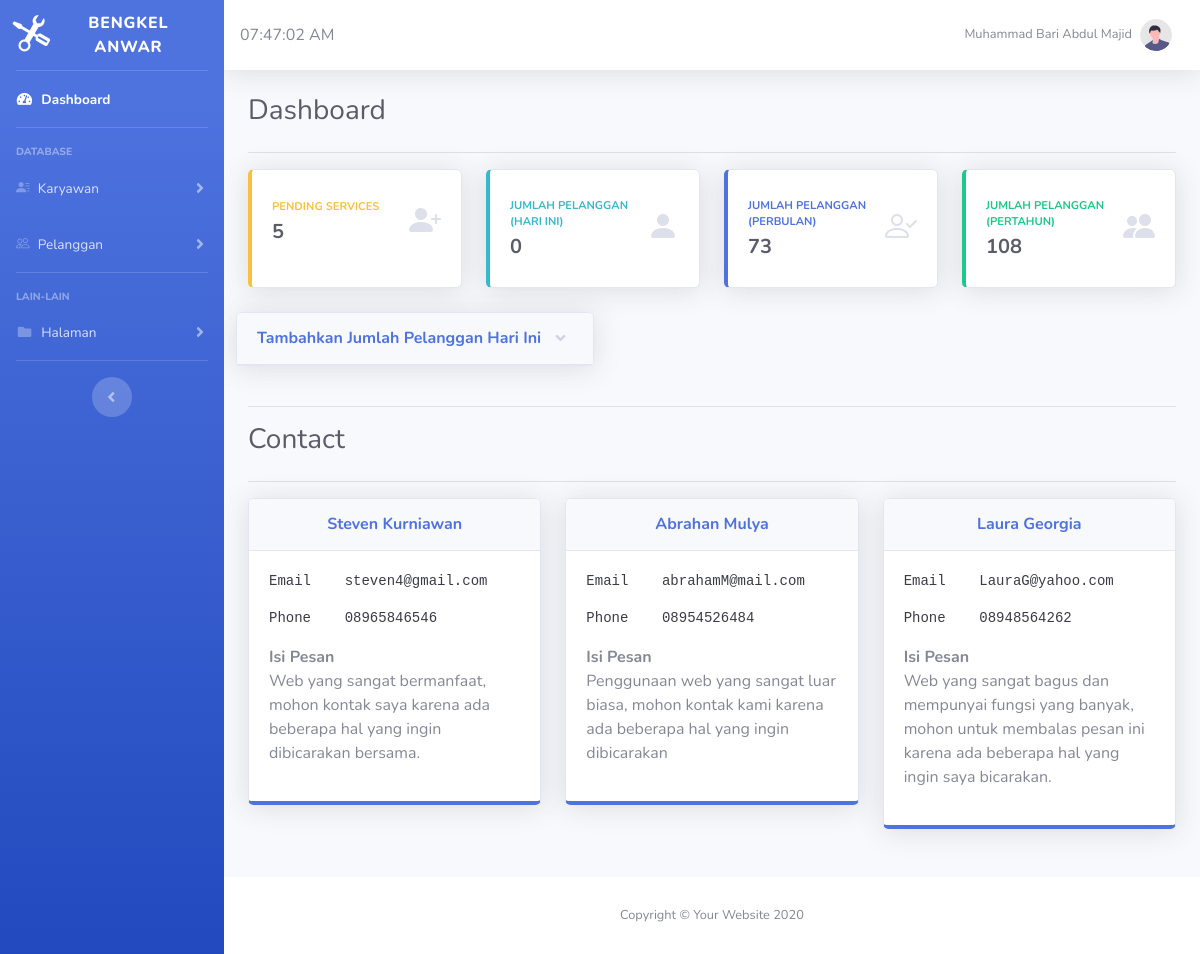
The app's page /index.php (signed in) with its own data.
### tables this page shows
CREATE TABLE `pending_services` (
  `no_tiket` varchar(10) NOT NULL,
  `nama_pelanggan` varchar(255) NOT NULL,
  `no_telp` varchar(50) NOT NULL,
  `alamat_pelanggan` varchar(500) NOT NULL,
  `email_pelanggan` varchar(255) NOT NULL,
  `jenis_services` varchar(255) NOT NULL,
  `tipe_motor` varchar(50) NOT NULL,
  `tanggal_pesanan` datetime NOT NULL,
  `status_pembayaran` int(2) NOT NULL
);

CREATE TABLE `komen` (
  `id` int(11) NOT NULL,
  `nama` varchar(500) NOT NULL,
  `email` varchar(500) NOT NULL,
  `no_telp` varchar(20) NOT NULL,
  `isi` text NOT NULL
);

### index.php (the view, shortened to what this page needs)
<?php
$bln = date("m");
$thn = date("Y");
?>
<!DOCTYPE html>
<html lang="en">
<head>
    <link rel="stylesheet" href="https://cdn.jsdelivr.net/npm/bootstrap-icons@1.4.1/font/bootstrap-icons.css">
    <link href="vendor/fontawesome-free/css/all.min.css" rel="stylesheet" type="text/css">
    <link href="css/sb-admin-2.min.css" rel="stylesheet">
</head>
<body id="page-top">
    <div id="wrapper">
        <ul class="navbar-nav bg-gradient-primary sidebar sidebar-dark accordion" id="accordionSidebar">
            <a class="sidebar-brand d-flex align-items-center justify-content-center" href="index.html">
                <div class="sidebar-brand-icon rotate-n-15">
                    <i class="bi bi-tools"></i>
                </div>
                <div class="sidebar-brand-text mx-3">Bengkel Anwar</div>
            </a>
            <hr class="sidebar-divider my-0">
            <li class="nav-item active">
                <a class="nav-link" href="index.php">
                    <i class="fas fa-fw fa-tachometer-alt"></i>
                    <span>Dashboard</span></a>
            </li>
            <hr class="sidebar-divider">
            <div class="sidebar-heading">
                Database
            </div>
            <li class="nav-item">
                <a class="nav-link collapsed" href="#" data-toggle="collapse" data-target="#collapseTwo"
                    aria-expanded="true" aria-controls="collapseTwo">
                    <i class="bi bi-person-lines-fill"></i>
                    <span>Karyawan</span>
                </a>
            </li>
            <li class="nav-item">
                <a class="nav-link collapsed" href="#" data-toggle="collapse" data-target="#collapseUtilities"
                    aria-expanded="true" aria-controls="collapseUtilities">
                    <i class="bi bi-people"></i>
                    <span>Pelanggan</span>
                </a>
            </li>
             <hr class="sidebar-divider">
             <div class="sidebar-heading">
                 Lain-lain
             </div>
                <li class="nav-item">
                    <a class="nav-link collapsed" href="#" data-toggle="collapse" data-target="#collapsePages"
                        aria-expanded="true" aria-controls="collapsePages">
                        <i class="fas fa-fw fa-folder"></i>
                        <span>Halaman</span>
                    </a>
                </li>
            <hr class="sidebar-divider d-none d-md-block">
            <div class="text-center d-none d-md-inline">
                <button class="rounded-circle border-0" id="sidebarToggle"></button>
            </div>
        </ul>
        <div id="content-wrapper" class="d-flex flex-column">
            <div id="content">
                <nav class="navbar navbar-expand navbar-light bg-white topbar mb-4 static-top shadow">
                    <div id="clock"></div>
                    <ul class="navbar-nav ml-auto">
                        <li class="nav-item dropdown no-arrow">
                            <a class="nav-link dropdown-toggle" href="#" id="userDropdown" role="button"
                                data-toggle="dropdown" aria-haspopup="true" aria-expanded="false">
                                <span class="mr-2 d-none d-lg-inline text-gray-600 small">
                                <?php
                                $nama = $_SESSION["nama"];
                                echo "$nama";?></span>
                                <img class="img-profile rounded-circle"
                                    src="img/undraw_profile.svg">
                            </a>
                        </li>
                    </ul>
                </nav>
                <div class="container-fluid">
                    <div class="d-sm-flex align-items-center justify-content-between mb-4">
                        <h1 class="h3 mb-0 text-gray-800">Dashboard</h1>
                    </div>
                    <hr>
                    <div class="row">
                        <?php
                        include 'koneksi1.php';
                        $query = mysqli_query($koneksi,"SELECT @no:=@no+1 nomor,no_telp,nama_pelanggan,
                        alamat_pelanggan,email_pelanggan,jenis_services,tipe_motor,tanggal_pesanan, status_pembayaran
                        FROM pending_services,(SELECT @no:=0)AS no ORDER BY nomor DESC LIMIT 1")or die(mysqli_error($koneksi));
                        while($data =mysqli_fetch_array($query))
                        {?>
                        <div class="col-xl-3 col-md-6 mb-4">
                            <div class="card border-left-warning shadow h-100 py-2">
                                <div class="card-body">
                                    <div class="row no-gutters align-items-center">
                                        <div class="col mr-2">
                                            <div class="text-xs font-weight-bold text-warning text-uppercase mb-1">
                                                Pending Services</div>
                                            <div class="h5 mb-0 font-weight-bold text-gray-800"><?php echo $data['nomor']?></div>
                                        </div>
                                        <div class="col-auto">
                                            <a href="pendingpelanggan.php">
                                                <i class="bi bi-person-plus-fill fa-2x text-gray-300"></i></a>
                                        </div>
                                        <?php } ?>
                                    </div>
                                </div>
                            </div>
                        </div>
                        <?php
                        include 'koneksi1.php';
                        $query = mysqli_query($koneksi,"SELECT SUM(IF (tanggal = DATE(NOW()), pelanggan, 0))
                        AS hari FROM jumlah_pelanggan")
                        or die(mysqli_error($koneksi));
                        while($data = mysqli_fetch_array($query)){
                            $jumlah=number_format($data['hari'],0,",",".");?>
                        <div class="col-xl-3 col-md-6 mb-4">
                            <div class="card border-left-info shadow h-100 py-2">
                                <div class="card-body">
                                    <div class="row no-gutters align-items-center">
                                        <div class="col mr-2">
                                            <div class="text-xs font-weight-bold text-info text-uppercase mb-1">
                                                Jumlah Pelanggan (Hari ini)</div>
                                            <div class="h5 mb-0 font-weight-bold text-gray-800"><?php echo $jumlah;?></div>
                                        </div>
                                        <div class="col-auto">
                                            <i class="bi bi-person-fill fa-2x text-gray-300"></i>
                                        </div>
                                    </div>
                                </div>
                            </div>
                        </div>
                        <?php } ?>
                        <?php
                        include 'koneksi1.php';
                        $query = mysqli_query($koneksi,"SELECT SUM(IF (month(tanggal) = '$bln', pelanggan, 0))
                        AS bulan FROM jumlah_pelanggan")
                        or die(mysqli_error($koneksi));
                        while($data = mysqli_fetch_array($query)){
                            $jumlah=number_format($data['bulan'],0,",",".");?>
                        <div class="col-xl-3 col-md-6 mb-4">
                            <div class="card border-left-primary shadow h-100 py-2">
                                <div class="card-body">
                                    <div class="row no-gutters align-items-center">
                                        <div class="col mr-2">
                                            <div class="text-xs font-weight-bold text-primary text-uppercase mb-1">
                                                Jumlah Pelanggan (Perbulan)</div>
                                            <div class="h5 mb-0 font-weight-bold text-gray-800"><?php echo $jumlah;?></div>
                                        </div>
                                        <div class="col-auto">
                                            <i class="bi bi-person-check fa-2x text-gray-300"></i>
                                        </div>
                                    </div>
                                </div>
                            </div>
                        </div>
                        <?php } ?>
                        <?php
                        include 'koneksi1.php';
                        $query = mysqli_query($koneksi,"SELECT SUM(IF (year(tanggal) = '$thn', pelanggan, 0))
                        AS tahun FROM jumlah_pelanggan")
                        or die(mysqli_error($koneksi));
                        while($data = mysqli_fetch_array($query)){
                            $jumlah=number_format($data['tahun'],0,",",".");?>
                        <div class="col-xl-3 col-md-6 mb-4">
                            <div class="card border-left-success shadow h-100 py-2">
                                <div class="card-body">
                                    <div class="row no-gutters align-items-center">
                                        <div class="col mr-2">
                                            <div class="text-xs font-weight-bold text-success text-uppercase mb-1">
                                                Jumlah Pelanggan (Pertahun)</div>
                                            <div class="h5 mb-0 font-weight-bold text-gray-800"><?php echo $jumlah;?></div>
                                        </div>
                                        <div class="col-auto">
                                            <i class="bi bi-people-fill fa-2x text-gray-300"></i>
                                        </div>
                                    </div>
                                </div>
                            </div>
                        </div>
                        <?php } ?>
                    </div>
                    <div class="row">
                                <div class="card shadow mb-4">
                                    <a href="#collapsetambah" class="d-block card-header py-3" data-toggle="collapse"
                                            role="button" aria-expanded="false" aria-controls="collapse">
                                        <h6 class="m-0 font-weight-bold text-primary">Tambahkan Jumlah Pelanggan Hari Ini</h6>
                                    </a>
                                </div>
                            </div>
                    <hr>
                    <div class="d-sm-flex align-items-center justify-content-between mb-4">
                        <h1 class="h3 mb-0 text-gray-800">Contact</h1>
                    </div>
                    <hr>
                    <div class="row">
                        <?php
                        include 'koneksi1.php';
                        $query = mysqli_query($koneksi,"SELECT * FROM komen ORDER BY id DESC")
                        or die(mysqli_error($koneksi)); while($data=mysqli_fetch_array($query)){?>
                        <div class="col-lg-4 mb-4">
                            <div class="card border-bottom-primary shadow mb-4">
                                <div class="card-header py-3">
                                    <h6 class="m-0 font-weight-bold text-primary text-center"><?php echo $data['nama']?></h6>
                                </div>
                                <div class="card-body">
                                    <pre>Email    <?php echo $data['email'];?></pre>
                                    <pre>Phone    <?php echo $data['no_telp'];?></pre>
                                    <p><b>Isi Pesan</b><br><?php echo $data['isi'];?></p>
                                </div>
                            </div>
                        </div>
                        <?php } ?>
                    </div>
                </div>
            </div>
            <footer class="sticky-footer bg-white">
                <div class="container my-auto">
                    <div class="copyright text-center my-auto">
                        <span>Copyright &copy; Your Website 2020</span>
                    </div>
                </div>
            </footer>
        </div>
    </div>
</body>
</html>

### records on screen
pending_services: nomor "5"
komen: nama "Steven Kurniawan", email "steven4@gmail.com", no_telp "08965846546", isi "Web yang sangat bermanfaat, mohon kontak saya karena ada beberapa hal yang ingin dibicarakan bersama."
komen: nama "Abrahan Mulya", email "abrahamM@mail.com", no_telp "08954526484", isi "Penggunaan web yang sangat luar biasa, mohon kontak kami karena ada beberapa hal yang ingin dibicarakan"
komen: nama "Laura Georgia", email "LauraG@yahoo.com", no_telp "08948564262", isi "Web yang sangat bagus dan mempunyai fungsi yang banyak, mohon untuk membalas pesan ini karena ada beberapa hal yang ingin saya bicarakan."

### other values on screen
$nama "Muhammad Bari Abdul Majid"
$jumlah "0"
$jumlah "73"
$jumlah "108"
